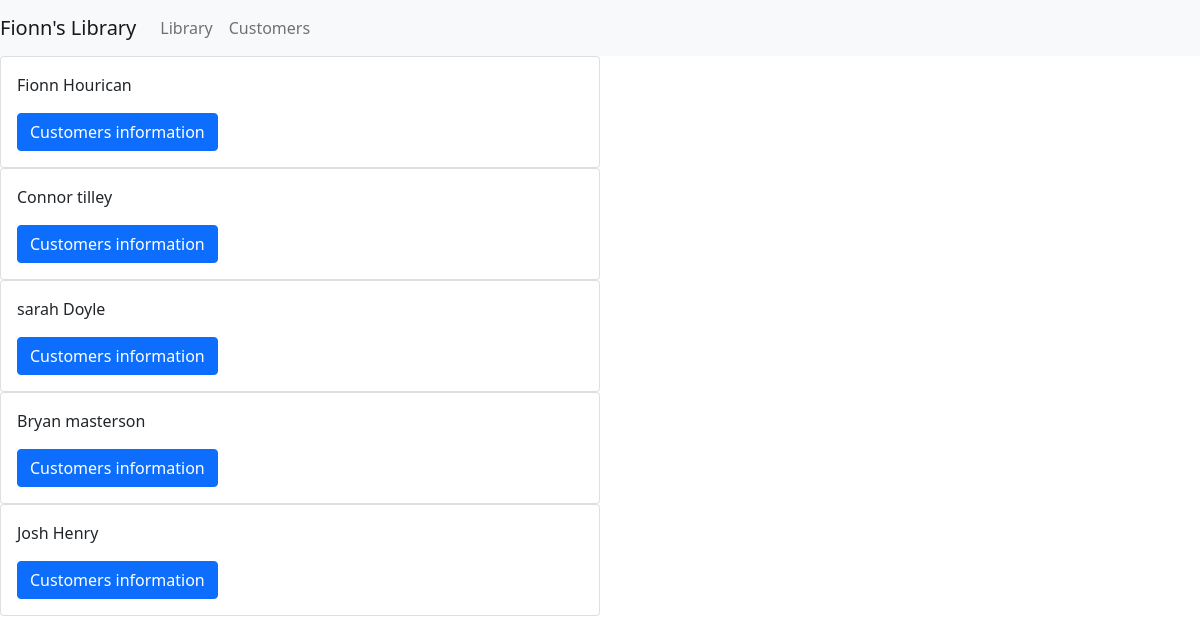
Page /customers on the committed database.
### Library/models.py (models this page shows)
class Customer(models.Model):
    id = models.AutoField(primary_key=True)
    name = models.CharField(max_length=40) # charfields have to have a max length

### Library/views.py (the view)
# urls.py: path('customers', views.view_all_customers, name='all_customers'),
def view_all_customers(request):
    all_customers = Customer.objects.all() # obtain a list of all books
    return render(request, 'all_customers.html', {'customers':all_customers}) # pass this list to a webpage

### Library/templates/all_customers.html (shortened to what this page needs)
{% extends 'base.html' %}
{% block content %}
  {% for c in customers %}
    <div class="card w-50">
      <div class="card-body">
        <p class="card-text">{{c.name }}</p>
        <a href="customers/{{ c.id }}" class="btn btn-primary">Customers information</a>
      </div>
    </div>
  {% endfor %}
{% endblock %}

### rows in the picture
Customer: name "Fionn Hourican"
Customer: name "Connor tilley"
Customer: name "sarah Doyle"
Customer: name "Bryan masterson"
Customer: name "Josh Henry"
